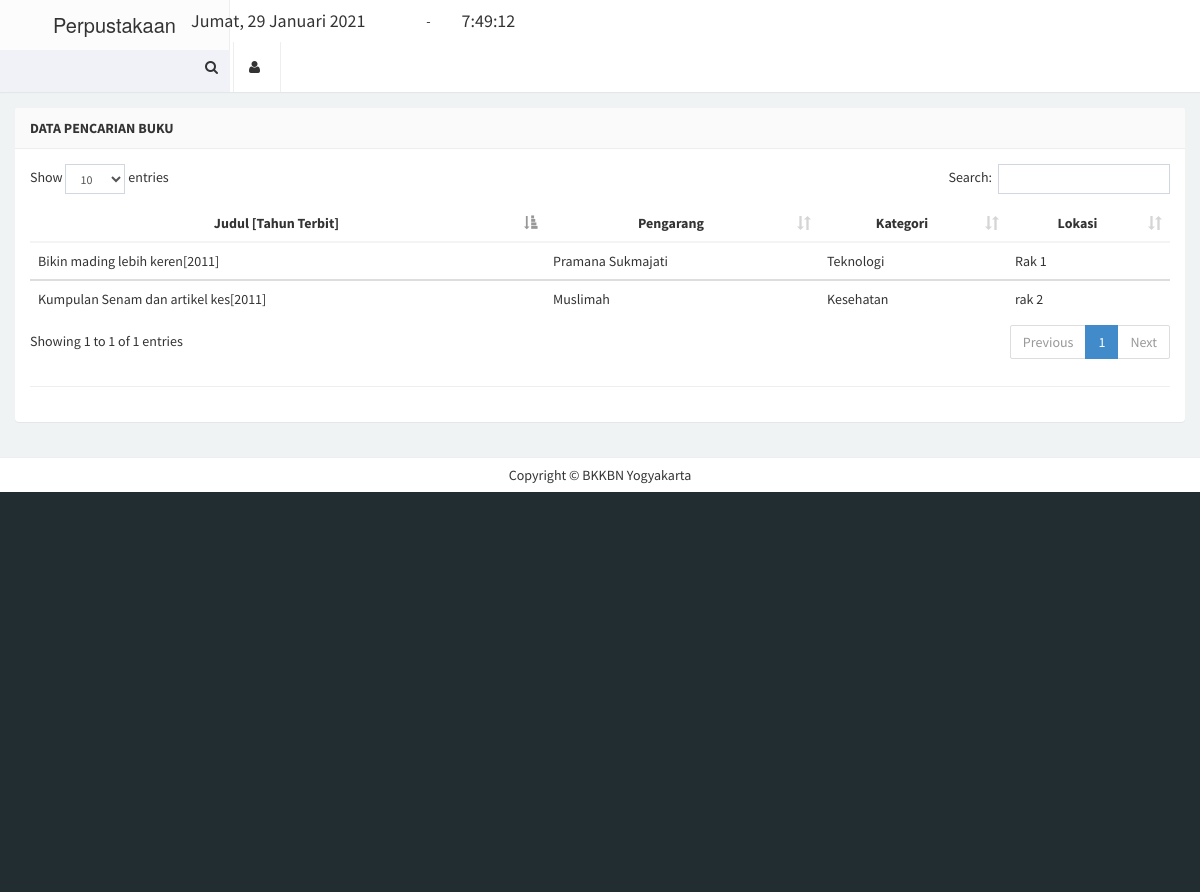
/cari_buku.php, run on the app's committed database.
### tables this page shows
CREATE TABLE `data_buku` (
  `id_buku` int(5) NOT NULL,
  `judul` varchar(30) NOT NULL,
  `pengarang` varchar(30) NOT NULL,
  `th_terbit` varchar(4) NOT NULL,
  `penerbit` varchar(30) NOT NULL,
  `kategori` varchar(30) NOT NULL,
  `jumlah_buku` int(2) NOT NULL,
  `lokasi` varchar(15) NOT NULL,
  `asal` varchar(15) NOT NULL,
  `tgl_input` varchar(20) NOT NULL,
  `gambar` text NOT NULL
);

### cari_buku.php (the view, shortened to what this page needs)
<!DOCTYPE html>
<html>
    <?php require 'head.php'; ?>
    <body class="skin-black">
        <header class="main-header">
            <a href="index.php" class="logo">
                <span class="logo-lg">Perpustakaan</span>
            </a>
            <nav class="navbar navbar-static-top" role="navigation">
                <div class="navbar-right">
                    <ul class="nav navbar-nav">
                        <li class="messages-menu">
                            <table width="1000">
                                <tr>
                                    <td width="200"><div class="Tanggal"><h4><script language="JavaScript">document.write(tanggallengkap);</script></div></h4></td>
                                    <td align="left" width="30"> - </td>
                                    <td align="left" width="620"> <h4><div id="output" class="jam" ></div></h4></td>
                                </tr>
                            </table>
                        </li>
                        <li class="dropdown messages-menu">
                            <a href="cari_buku.php" data-placement="bottom" data-toggle="tooltip" title="Cari Buku">
                                <i class="fa fa-search"></i>
                            </a>
                        </li>
                        <li class="dropdown user user-menu">
                            <a href="login.html" data-placement="bottom" data-toggle="tooltip" title="Login Admin">
                                <i class="fa fa-user"></i>
                            </a>
                        </li>
                    </ul>
                </div>
            </nav>
        </header>
        <div class="wrapper row-offcanvas row-offcanvas-left">
            <aside>
                <section class="content">
                    <div class="row">
                        <div class="col-lg-12">
                        </div>
                        <div class="col-md-12">
                            <section class="panel">
                                <header class="panel-heading">
                                    <b>Data Pencarian Buku</b>
                                </header>
                                <div class="panel-body table-responsive">
                                    <?php
                                    $query1 = "select * from data_buku";
                                    $tampil = mysql_query($query1) or die(mysql_error());
                                    ?>
                                    <table class="table table-hover" id="data_cari">
                                        <thead>
                                            <tr>
                                                <th class="text-center">Judul [Tahun Terbit]</th>
                                                <th class="text-center">Pengarang</th>
                                                <th class="text-center">Kategori</th>
                                                <th class="text-center">Lokasi</th>
                                            </tr>
                                        </thead>
                                        <?php while ($data = mysql_fetch_array($tampil)) {
                                            ?>
                                            <tbody>
                                                <tr>
                                                    <td><?=$data['judul']; ?>[<?=$data['th_terbit']?>]</td>
                                                    <td><?=$data['pengarang']; ?></td>
                                                    <td><?=$data['kategori']; ?></td>
                                                    <td><?=$data['lokasi']; ?></td>
                                                </tr>
                                                    <?php
                                                }
                                                ?>
                                    </table><hr />
                                </div>
                            </section>
                        </div>
                    </div>
                </section>
        <div class="footer-main">
            Copyright &copy BKKBN Yogyakarta
        </div>
    </aside>
</div>
            </body>
            </html>

### data on the page
data_buku: judul "Bikin mading lebih keren", th_terbit "2011", pengarang "Pramana Sukmajati", kategori "Teknologi", lokasi "Rak 1"
data_buku: judul "Kumpulan Senam dan artikel kes", th_terbit "2011", pengarang "Muslimah", kategori "Kesehatan", lokasi "rak 2"
